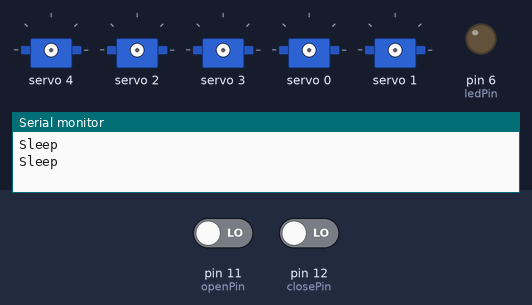
The sketch below on a simulated Arduino Uno, built with avr-gcc and run on an emulated ATmega328P. Shown: 5 × servo, output pins drawn as LEDs (lit = HIGH), the last lines printed to the serial monitor. Inputs (shaded band) come from the test bench; at power-on: pin 11 (openPin) LOW, pin 12 (closePin) LOW.

Above: at 1.2 s.
1.3 s: pin 11 (openPin) driven HIGH
At 3.7 s:
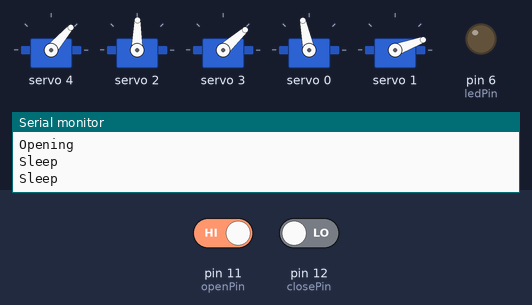
4.0 s: pin 12 (closePin) driven HIGH
At 5.6 s:
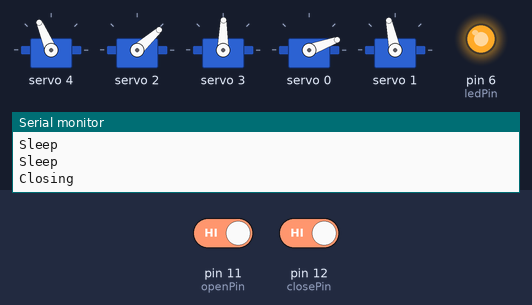
7.2 s: pin 12 (closePin) driven LOW
At 8.32 s:
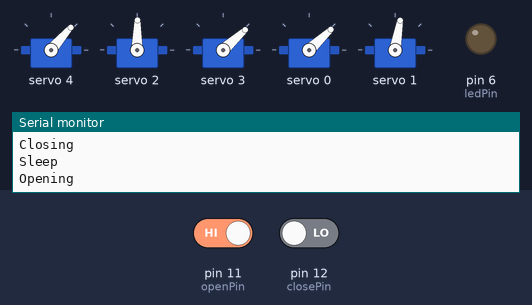
Timing chart, 0 to 10.2 s (numbered marks = the images above; inputs shaded):
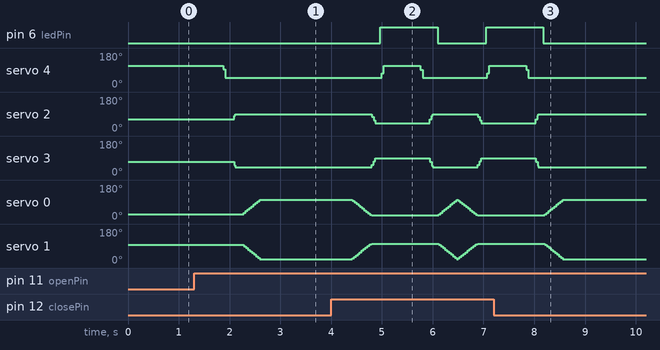

The sketch:

ArduinoNanoServoControl.ino
```cpp
#include <Wire.h>
#include <Adafruit_PWMServoDriver.h>

Adafruit_PWMServoDriver pwm = Adafruit_PWMServoDriver();

#define SERVOMIN 150   // This is the 'minimum' pulse length count (out of 4096)
#define SERVOMAX 450   // This is the 'maximum' pulse length count (out of 4096)
#define USMIN 600      // This is the rounded 'minimum' microsecond length based on the minimum pulse of 150
#define USMAX 2400     // This is the rounded 'maximum' microsecond length based on the maximum pulse of 600
#define SERVO_FREQ 50  // Analog servos run at ~50 Hz updates

uint8_t servonum = 0;
int buttonPin = 2;
int ledPin = 6;
int buttonState = 0;
int openState = 0;
int closeState = 0;
int globalPos = 1;
unsigned long previousMillis = 0;
unsigned long interval = 5000;
int a = 60;

int openPin = 11;
int closePin = 12;

int mainServoL = 0;
int mainServoR = 1;
int mainServoClosed = 5;
int mainServoOpen = 90;
int servoBrowCenter = 4;
int servoBrowCenterOpen = 40;
int servoBrowCenterClosed = 120;


void setup() {
  Serial.begin(9600);
  pwm.begin();
  pwm.setOscillatorFrequency(27000000);
  pwm.setPWMFreq(SERVO_FREQ);
  pinMode(buttonPin, INPUT_PULLUP);
  delay(50);
  pwm.sleep();
}

int getAngleToPulse(int angle) {
  return map(angle, 0, 180, SERVOMIN, SERVOMAX);
}
int getAngleToMilli(int angle) {
  return map(angle, 0, 180, USMIN, USMAX);
}

void loop() {

  unsigned long currentMillis = millis();

  if (currentMillis - previousMillis > interval) {
    previousMillis = currentMillis;
  }

  openState = digitalRead(openPin);
  closeState = digitalRead(closePin);

  if(globalPos == 1 && openState == 1){
      Serial.println("Opening");
      //BROW Center
      for (uint16_t pulselen = servoBrowCenterClosed; pulselen >= servoBrowCenterOpen; pulselen--) {
        pwm.setPWM(servoBrowCenter, 0, getAngleToPulse(pulselen));
      }
      delay(100);
      // BROW Side
      for (uint16_t pulselen = 30; pulselen <= 90; pulselen++) {
        pwm.setPWM(2, 0, getAngleToPulse(pulselen));
        pwm.setPWM(3, 0, getAngleToPulse(30 + 90 - pulselen));
      }
      delay(100);
      analogWrite(ledPin, 0);


      //MAIN SERVOS
      for (uint16_t microsec = 750; microsec < 1600; microsec +=3) {
        pwm.writeMicroseconds(mainServoL, microsec);
        pwm.writeMicroseconds(mainServoR, (1600+750-microsec));
      }
      globalPos = 0;
  }

  if(globalPos == 0 && closeState == 1){
    Serial.println("Closing");
      //MAIN SERVOS
      for (uint16_t microsec = 1600; microsec > 750; microsec-=3) {
        pwm.writeMicroseconds(mainServoL, microsec);
        pwm.writeMicroseconds(mainServoR, (1600+750-microsec));
      }
      for (uint16_t pulselen = 90; pulselen >= 30; pulselen--) {
        pwm.setPWM(2, 0, getAngleToPulse(pulselen));
        pwm.setPWM(3, 0, getAngleToPulse(30 + 90 - pulselen));
      }
      delay(100);
      analogWrite(ledPin, 255);

      for (uint16_t pulselen = servoBrowCenterOpen; pulselen <= servoBrowCenterClosed; pulselen++) {
        pwm.setPWM(servoBrowCenter, 0, getAngleToPulse(pulselen));
      }
      delay(100);
      globalPos = 1;
    }

    delay(500);
    Serial.println("Sleep");
    pwm.sleep();

  delay(100);
}
```

Measured:
- after the input at 1.3 s, servo 4: 113° → 49° after 0.57 s; servo 2: 61° → 89° after 0.79 s; servo 3: 70° → 42° after 0.79 s; servo 0: moves from 26° to 102° over 0.31 s, starting after 0.98 s; servo 1: moves from 97° to 20° over 0.31 s, starting after 0.98 s
- after the input at 4.0 s, pin 6 (ledPin): LOW → HIGH after 0.97 s, → LOW 1.1 s later, → HIGH 0.96 s later; servo 4: 49° → 113° after 0.99 s, → 49° 0.74 s later, → 113° 1.3 s later
- after the input at 7.2 s, pin 6 (ledPin): goes on until 8.2 s, then stays LOW; servo 4: goes on until 7.9 s, then stays 49°; servo 2: goes on until 8.1 s, then stays 89°; servo 3: goes on until 8.1 s, then stays 42°; servo 0: goes on until 8.6 s, then stays 102°
